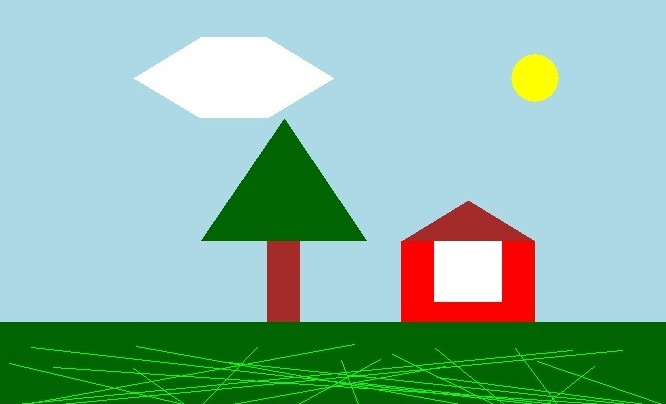

Write the R code that produced this figure.
library(ggplot2)

# Set up the plot area
plot(1, type = "n", xlab = "", ylab = "", xlim = c(0, 10), ylim = c(0, 10), axes = FALSE)

# Draw the sky (background)
rect(0, 0, 10, 10, col = "lightblue", border = NA)

# Draw the sun
points(8, 8, pch = 21, bg = "yellow", cex = 5, col = NA)

# Draw the ground
rect(0, 0, 10, 2, col = "darkgreen", border = NA)     # 0, 0, 10, 4

# Draw a tree trunk
rect(4, 2, 4.5, 4, col = "brown", border = NA)

# Draw the tree leaves
polygon(c(3, 4.25, 5.5), c(4, 7, 4), col = "darkgreen", border = NA)

# Draw a house
rect(6, 2, 8, 4, col = "red", border = NA)
rect(6.5, 2.5, 7.5, 4, col = "white", border = NA) # Door
polygon(c(6, 7, 8), c(4, 5, 4), col = "brown", border = NA) # Roof

# Draw a cloud
polygon(c(2, 3, 4, 5, 4, 3), c(8, 9, 9, 8, 7, 7), col = "white", border = NA)

# Add some grass
segments(x0 = runif(20, 0, 10), y0 = rep(0, 20), x1 = runif(20, 0, 10), y1 = runif(20, 0.5, 1.5), col = "green")
